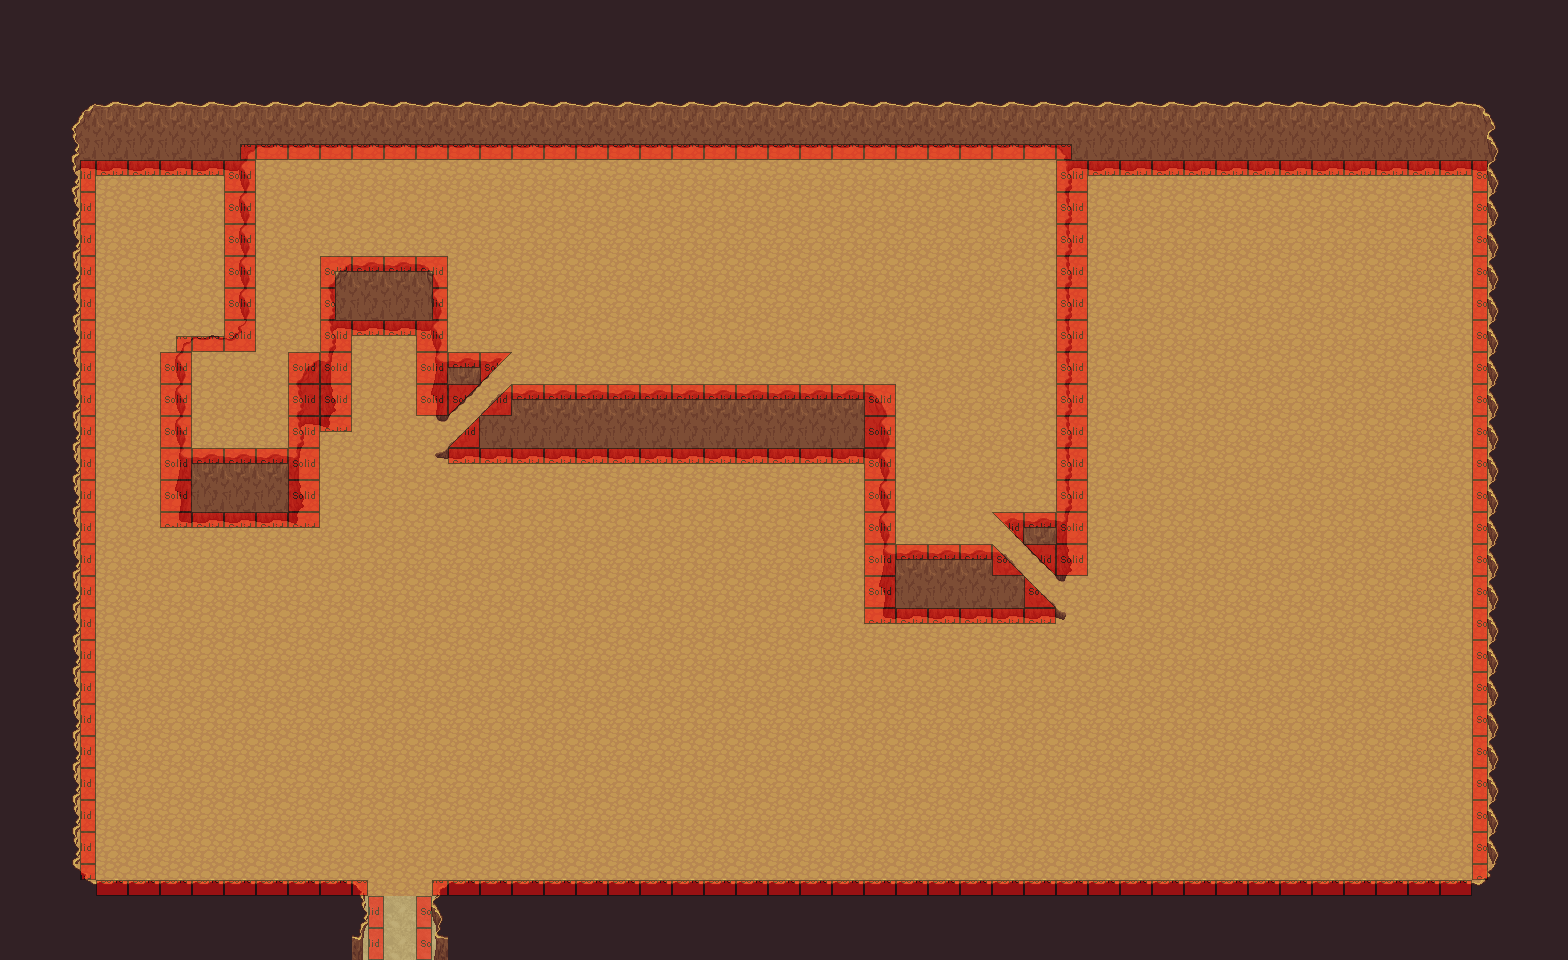

A level layout from a 2D game, rendered from its tile map. Below: a short description, then the map file with tile-grid data replaced by summaries:
An orthogonal 49x30 tile map with 32x32 px tiles, 6 tile layers (ground, cliff, mountain, training area, ...), 3 tilesets and 3 objects (stairr, change-map, stairl).

<map version="1.0" orientation="orthogonal" width="49" height="30" tilewidth="32" tileheight="32">
 <tileset firstgid="1" name="mountains" tilewidth="32" tileheight="32">
  <image source="tuiles/mountains.png" width="384" height="288" />
 </tileset>
 <tileset firstgid="109" name="path" tilewidth="32" tileheight="32">
  <image source="tuiles/SF_Outside_A5.png" width="384" height="768" />
 </tileset>
 <tileset firstgid="397" name="logic" tilewidth="32" tileheight="32">
  <image source="tuiles/logic.png" width="160" height="160" />
 </tileset>
 <layer name="ground" width="49" height="30">
  <data>[1470 cells, 1470 non-empty, 3 distinct tile ids]</data>
 </layer>
 <layer name="cliff" width="49" height="30">
  <data>[1470 cells, 225 non-empty, 18 distinct tile ids]</data>
 </layer>
 <layer name="mountain" width="49" height="30">
  <data>[1470 cells, 343 non-empty, 47 distinct tile ids]</data>
 </layer>
 <layer name="training area" width="49" height="30">
  <data>[1470 cells, 0 non-empty, 0 distinct tile ids]</data>
 </layer>
 <layer name="Calque 5" width="49" height="30">
  <data>[1470 cells, 0 non-empty, 0 distinct tile ids]</data>
 </layer>
 <layer name="logic" width="49" height="30" opacity="0.5">
  <data>[1470 cells, 239 non-empty, 15 distinct tile ids]</data>
 </layer>
 <objectgroup name="trigger" width="49" height="30">
  <object name="stair" type="stairr" x="434" y="354" width="79" height="103" />
  <object name="go Spawn" type="change-map" x="360" y="910" width="78" height="47">
   <properties>
    <property name="dest-map" value="Spawn.tmx" />
    <property name="dest-x" value="386" />
    <property name="dest-y" value="110" />
   </properties>
  </object>
  <object name="stair" type="stairl" x="994" y="520" width="75" height="97" />
 </objectgroup>
</map>
